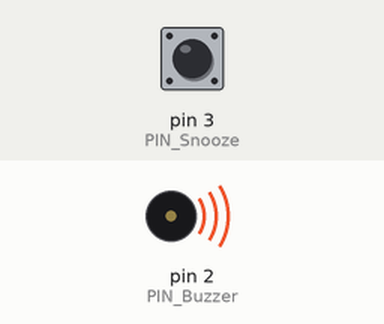
Simulated run of this sketch. Board: Arduino Uno, built with avr-gcc and run on an emulated ATmega328P. Shown: buzzer (waves = sounding, pin HIGH). The inputs (shaded band) are chosen by the test bench; at power-on: pin 3 (PIN_Snooze) HIGH.

Above: at 1.2 s.
1.3 s: pin 3 (PIN_Snooze) pulled LOW for 0.15 s
At 2.2 s:
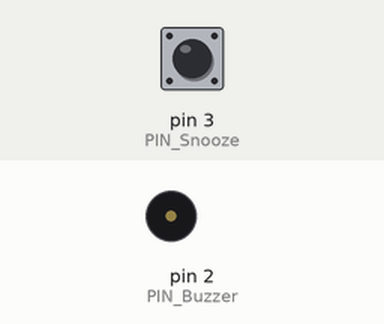
Timing chart, 0 to 8.9 s (numbered marks = the images above; inputs shaded):
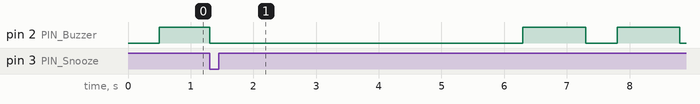

The sketch:

alarme.ino
```cpp
#include <Arduino.h>
int PIN_Buzzer = 2;
int PIN_Snooze = 3;

void setup(){
	pinMode(PIN_Buzzer, OUTPUT);
	pinMode(PIN_Snooze, INPUT_PULLUP);
}

unsigned long T_Old_millis = 0;
int ST_Alarme = 0;
void loop(){
	switch(ST_Alarme){
		case 0:
			//Liga alarme
			if((millis() - T_Old_millis) >= 500){
				T_Old_millis = millis();
				ST_Alarme = 1;
				digitalWrite(PIN_Buzzer, HIGH);
			}
			if(!digitalRead(PIN_Snooze)){
				ST_Alarme = 2;
			}
			break;
		case 1:
			//Desliga alarme
			if((millis() - T_Old_millis) >= 1000){
				digitalWrite(PIN_Buzzer, LOW);
				ST_Alarme = 0;
				T_Old_millis = millis();
			}
			if(!digitalRead(PIN_Snooze)){
				ST_Alarme = 2;
			}
			break;
		case 2:
			//Snooze
			digitalWrite(PIN_Buzzer, LOW);
			T_Old_millis = millis();
			ST_Alarme = 3;
			break;
		case 3:
			if(millis() - T_Old_millis >= 5000){
				ST_Alarme = 0;
			}
			break;
		default:
			ST_Alarme = 0;
	}

}
```
